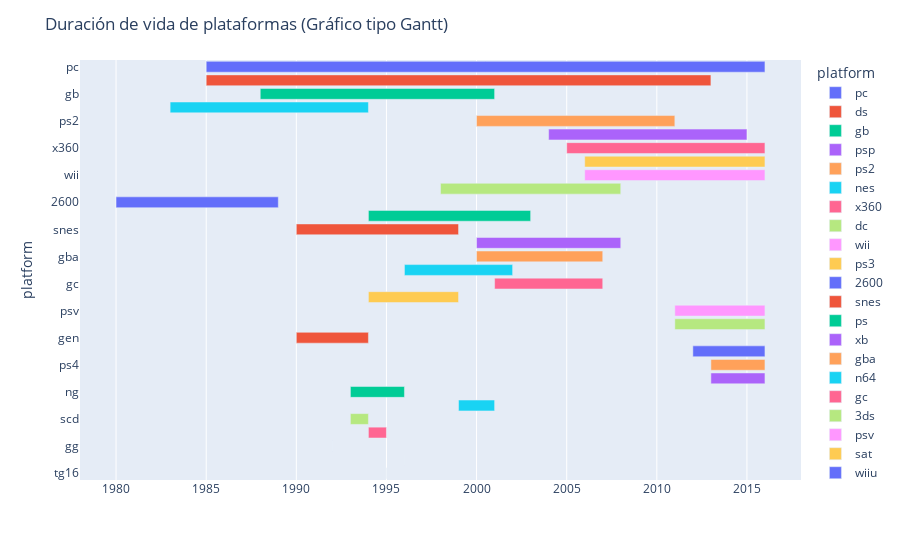

Notebook source saved alongside this figure:
### Markdown cell above
[En el siguiente apartado se plazmara la vida de las plataformas]

### Code cell
# Se genera un nuevo df con el nombre "platform_lifespan" tomando las columnas "platform" y "year_of_release_int" del df "df_games" para saber el tiempo de vida de las plataformas sin modificar el df "df_games"

platform_lifespan = df_games.groupby('platform')['year_of_release'].agg(['min', 'max']).reset_index()

# Se crea la columna columna "lifespan" con la cantidad de años que estuvieron vivas las plataformas en el mercado:

platform_lifespan['lifespan'] = platform_lifespan['max'] - platform_lifespan['min']

# Se ordena las plataformas:

platform_lifespan = platform_lifespan.sort_values(by='lifespan', ascending=False)

# Se imprime información del DF para verificación de datos:

platform_lifespan.info()
print(' ')
print('----------------------------------------------------------------------')
print(' ')

# Se genera un grafico de gantt con el df "platform_lifespan"
# Primero se generan las columnas para la generación apropiada de la grafica:

platform_lifespan['start'] = platform_lifespan['min']
platform_lifespan['end'] = platform_lifespan['max']

# Se genera la grafica:

fig = px.timeline(platform_lifespan, x_start="start", x_end="end", y="platform", color="platform")
fig.update_yaxes(categoryorder="total ascending")
fig.update_layout(title="Duración de vida de plataformas (Gráfico tipo Gantt)")
fig.show()

### Figure 1 — Plotly figure (JSON) as saved in the notebook; plotly's stock layout.template omitted (floating-point values rounded to 4 significant figures)
{"data": [{"base": ["1985-01-01T00:00:00.000000000"], "hovertemplate": "platform=%{y}<br>start=%{base}<br>end=%{x}<extra></extra>", "legendgroup": "pc", "marker": {"color": "#636efa", "pattern": {"shape": ""}}, "name": "pc", "orientation": "h", "showlegend": true, "textposition": "auto", "type": "bar", "x": [978220800000], "xaxis": "x", "y": ["pc"], "yaxis": "y"}, {"base": ["1985-01-01T00:00:00.000000000"], "hovertemplate": "platform=%{y}<br>start=%{base}<br>end=%{x}<extra></extra>", "legendgroup": "ds", "marker": {"color": "#EF553B", "pattern": {"shape": ""}}, "name": "ds", "orientation": "h", "showlegend": true, "textposition": "auto", "type": "bar", "x": [883612800000], "xaxis": "x", "y": ["ds"], "yaxis": "y"}, {"base": ["1988-01-01T00:00:00.000000000"], "hovertemplate": "platform=%{y}<br>start=%{base}<br>end=%{x}<extra></extra>", "legendgroup": "gb", "marker": {"color": "#00cc96", "pattern": {"shape": ""}}, "name": "gb", "orientation": "h", "showlegend": true, "textposition": "auto", "type": "bar", "x": [410313600000], "xaxis": "x", "y": ["gb"], "yaxis": "y"}, {"base": ["2004-01-01T00:00:00.000000000"], "hovertemplate": "platform=%{y}<br>start=%{base}<br>end=%{x}<extra></extra>", "legendgroup": "psp", "marker": {"color": "#ab63fa", "pattern": {"shape": ""}}, "name": "psp", "orientation": "h", "showlegend": true, "textposition": "auto", "type": "bar", "x": [347155200000], "xaxis": "x", "y": ["psp"], "yaxis": "y"}, {"base": ["2000-01-01T00:00:00.000000000"], "hovertemplate": "platform=%{y}<br>start=%{base}<br>end=%{x}<extra></extra>", "legendgroup": "ps2", "marker": {"color": "#FFA15A", "pattern": {"shape": ""}}, "name": "ps2", "orientation": "h", "showlegend": true, "textposition": "auto", "type": "bar", "x": [347155200000], "xaxis": "x", "y": ["ps2"], "yaxis": "y"}, {"base": ["1983-01-01T00:00:00.000000000"], "hovertemplate": "platform=%{y}<br>start=%{base}<br>end=%{x}<extra></extra>", "legendgroup": "nes", "marker": {"color": "#19d3f3", "pattern": {"shape": ""}}, "name": "nes", "orientation": "h", "showlegend": true, "textposition": "auto", "type": "bar", "x": [347155200000], "xaxis": "x", "y": ["nes"], "yaxis": "y"}, {"base": ["2005-01-01T00:00:00.000000000"], "hovertemplate": "platform=%{y}<br>start=%{base}<br>end=%{x}<extra></extra>", "legendgroup": "x360", "marker": {"color": "#FF6692", "pattern": {"shape": ""}}, "name": "x360", "orientation": "h", "showlegend": true, "textposition": "auto", "type": "bar", "x": [347068800000], "xaxis": "x", "y": ["x360"], "yaxis": "y"}, {"base": ["1998-01-01T00:00:00.000000000"], "hovertemplate": "platform=%{y}<br>start=%{base}<br>end=%{x}<extra></extra>", "legendgroup": "dc", "marker": {"color": "#B6E880", "pattern": {"shape": ""}}, "name": "dc", "orientation": "h", "showlegend": true, "textposition": "auto", "type": "bar", "x": [315532800000], "xaxis": "x", "y": ["dc"], "yaxis": "y"}, {"base": ["2006-01-01T00:00:00.000000000"], "hovertemplate": "platform=%{y}<br>start=%{base}<br>end=%{x}<extra></extra>", "legendgroup": "wii", "marker": {"color": "#FF97FF", "pattern": {"shape": ""}}, "name": "wii", "orientation": "h", "showlegend": true, "textposition": "auto", "type": "bar", "x": [315532800000], "xaxis": "x", "y": ["wii"], "yaxis": "y"}, {"base": ["2006-01-01T00:00:00.000000000"], "hovertemplate": "platform=%{y}<br>start=%{base}<br>end=%{x}<extra></extra>", "legendgroup": "ps3", "marker": {"color": "#FECB52", "pattern": {"shape": ""}}, "name": "ps3", "orientation": "h", "showlegend": true, "textposition": "auto", "type": "bar", "x": [315532800000], "xaxis": "x", "y": ["ps3"], "yaxis": "y"}, {"base": ["1980-01-01T00:00:00.000000000"], "hovertemplate": "platform=%{y}<br>start=%{base}<br>end=%{x}<extra></extra>", "legendgroup": "2600", "marker": {"color": "#636efa", "pattern": {"shape": ""}}, "name": "2600", "orientation": "h", "showlegend": true, "textposition": "auto", "type": "bar", "x": [284083200000], "xaxis": "x", "y": ["2600"], "yaxis": "y"}, {"base": ["1990-01-01T00:00:00.000000000"], "hovertemplate": "platform=%{y}<br>start=%{base}<br>end=%{x}<extra></extra>", "legendgroup": "snes", "marker": {"color": "#EF553B", "pattern": {"shape": ""}}, "name": "snes", "orientation": "h", "showlegend": true, "textposition": "auto", "type": "bar", "x": [283996800000], "xaxis": "x", "y": ["snes"], "yaxis": "y"}, {"base": ["1994-01-01T00:00:00.000000000"], "hovertemplate": "platform=%{y}<br>start=%{base}<br>end=%{x}<extra></extra>", "legendgroup": "ps", "marker": {"color": "#00cc96", "pattern": {"shape": ""}}, "name": "ps", "orientation": "h", "showlegend": true, "textposition": "auto", "type": "bar", "x": [283996800000], "xaxis": "x", "y": ["ps"], "yaxis": "y"}, {"base": ["2000-01-01T00:00:00.000000000"], "hovertemplate": "platform=%{y}<br>start=%{base}<br>end=%{x}<extra></extra>", "legendgroup": "xb", "marker": {"color": "#ab63fa", "pattern": {"shape": ""}}, "name": "xb", "orientation": "h", "showlegend": true, "textposition": "auto", "type": "bar", "x": [252460800000], "xaxis": "x", "y": ["xb"], "yaxis": "y"}, {"base": ["2000-01-01T00:00:00.000000000"], "hovertemplate": "platform=%{y}<br>start=%{base}<br>end=%{x}<extra></extra>", "legendgroup": "gba", "marker": {"color": "#FFA15A", "pattern": {"shape": ""}}, "name": "gba", "orientation": "h", "showlegend": true, "textposition": "auto", "type": "bar", "x": [220924800000], "xaxis": "x", "y": ["gba"], "yaxis": "y"}, {"base": ["1996-01-01T00:00:00.000000000"], "hovertemplate": "platform=%{y}<br>start=%{base}<br>end=%{x}<extra></extra>", "legendgroup": "n64", "marker": {"color": "#19d3f3", "pattern": {"shape": ""}}, "name": "n64", "orientation": "h", "showlegend": true, "textposition": "auto", "type": "bar", "x": [189388800000], "xaxis": "x", "y": ["n64"], "yaxis": "y"}, {"base": ["2001-01-01T00:00:00.000000000"], "hovertemplate": "platform=%{y}<br>start=%{base}<br>end=%{x}<extra></extra>", "legendgroup": "gc", "marker": {"color": "#FF6692", "pattern": {"shape": ""}}, "name": "gc", "orientation": "h", "showlegend": true, "textposition": "auto", "type": "bar", "x": [189302400000], "xaxis": "x", "y": ["gc"], "yaxis": "y"}, {"base": ["2011-01-01T00:00:00.000000000"], "hovertemplate": "platform=%{y}<br>start=%{base}<br>end=%{x}<extra></extra>", "legendgroup": "3ds", "marker": {"color": "#B6E880", "pattern": {"shape": ""}}, "name": "3ds", "orientation": "h", "showlegend": true, "textposition": "auto", "type": "bar", "x": [157766400000], "xaxis": "x", "y": ["3ds"], "yaxis": "y"}, {"base": ["2011-01-01T00:00:00.000000000"], "hovertemplate": "platform=%{y}<br>start=%{base}<br>end=%{x}<extra></extra>", "legendgroup": "psv", "marker": {"color": "#FF97FF", "pattern": {"shape": ""}}, "name": "psv", "orientation": "h", "showlegend": true, "textposition": "auto", "type": "bar", "x": [157766400000], "xaxis": "x", "y": ["psv"], "yaxis": "y"}, {"base": ["1994-01-01T00:00:00.000000000"], "hovertemplate": "platform=%{y}<br>start=%{base}<br>end=%{x}<extra></extra>", "legendgroup": "sat", "marker": {"color": "#FECB52", "pattern": {"shape": ""}}, "name": "sat", "orientation": "h", "showlegend": true, "textposition": "auto", "type": "bar", "x": [157766400000], "xaxis": "x", "y": ["sat"], "yaxis": "y"}, {"base": ["2012-01-01T00:00:00.000000000"], "hovertemplate": "platform=%{y}<br>start=%{base}<br>end=%{x}<extra></extra>", "legendgroup": "wiiu", "marker": {"color": "#636efa", "pattern": {"shape": ""}}, "name": "wiiu", "orientation": "h", "showlegend": true, "textposition": "auto", "type": "bar", "x": [126230400000], "xaxis": "x", "y": ["wiiu"], "yaxis": "y"}, {"base": ["1990-01-01T00:00:00.000000000"], "hovertemplate": "platform=%{y}<br>start=%{base}<br>end=%{x}<extra></extra>", "legendgroup": "gen", "marker": {"color": "#EF553B", "pattern": {"shape": ""}}, "name": "gen", "orientation": "h", "showlegend": true, "textposition": "auto", "type": "bar", "x": [126230400000], "xaxis": "x", "y": ["gen"], "yaxis": "y"}, {"base": ["1993-01-01T00:00:00.000000000"], "hovertemplate": "platform=%{y}<br>start=%{base}<br>end=%{x}<extra></extra>", "legendgroup": "ng", "marker": {"color": "#00cc96", "pattern": {"shape": ""}}, "name": "ng", "orientation": "h", "showlegend": true, "textposition": "auto", "type": "bar", "x": [94608000000], "xaxis": "x", "y": ["ng"], "yaxis": "y"}, {"base": ["2013-01-01T00:00:00.000000000"], "hovertemplate": "platform=%{y}<br>start=%{base}<br>end=%{x}<extra></extra>", "legendgroup": "xone", "marker": {"color": "#ab63fa", "pattern": {"shape": ""}}, "name": "xone", "orientation": "h", "showlegend": true, "textposition": "auto", "type": "bar", "x": [94608000000], "xaxis": "x", "y": ["xone"], "yaxis": "y"}, {"base": ["2013-01-01T00:00:00.000000000"], "hovertemplate": "platform=%{y}<br>start=%{base}<br>end=%{x}<extra></extra>", "legendgroup": "ps4", "marker": {"color": "#FFA15A", "pattern": {"shape": ""}}, "name": "ps4", "orientation": "h", "showlegend": true, "textposition": "auto", "type": "bar", "x": [94608000000], "xaxis": "x", "y": ["ps4"], "yaxis": "y"}, {"base": ["1999-01-01T00:00:00.000000000"], "hovertemplate": "platform=%{y}<br>start=%{base}<br>end=%{x}<extra></extra>", "legendgroup": "ws", "marker": {"color": "#19d3f3", "pattern": {"shape": ""}}, "name": "ws", "orientation": "h", "showlegend": true, "textposition": "auto", "type": "bar", "x": [63158400000], "xaxis": "x", "y": ["ws"], "yaxis": "y"}, {"base": ["1994-01-01T00:00:00.000000000"], "hovertemplate": "platform=%{y}<br>start=%{base}<br>end=%{x}<extra></extra>", "legendgroup": "3do", "marker": {"color": "#FF6692", "pattern": {"shape": ""}}, "name": "3do", "orientation": "h", "showlegend": true, "textposition": "auto", "type": "bar", "x": [31536000000], "xaxis": "x", "y": ["3do"], "yaxis": "y"}, {"base": ["1993-01-01T00:00:00.000000000"], "hovertemplate": "platform=%{y}<br>start=%{base}<br>end=%{x}<extra></extra>", "legendgroup": "scd", "marker": {"color": "#B6E880", "pattern": {"shape": ""}}, "name": "scd", "orientation": "h", "showlegend": true, "textposition": "auto", "type": "bar", "x": [31536000000], "xaxis": "x", "y": ["scd"], "yaxis": "y"}, {"base": ["1995-01-01T00:00:00.000000000"], "hovertemplate": "platform=%{y}<br>start=%{base}<br>end=%{x}<extra></extra>", "legendgroup": "tg16", "marker": {"color": "#FF97FF", "pattern": {"shape": ""}}, "name": "tg16", "orientation": "h", "showlegend": true, "textposition": "auto", "type": "bar", "x": [0], "xaxis": "x", "y": ["tg16"], "yaxis": "y"}, {"base": ["1996-01-01T00:00:00.000000000"], "hovertemplate": "platform=%{y}<br>start=%{base}<br>end=%{x}<extra></extra>", "legendgroup": "pcfx", "marker": {"color": "#FECB52", "pattern": {"shape": ""}}, "name": "pcfx", "orientation": "h", "showlegend": true, "textposition": "auto", "type": "bar", "x": [0], "xaxis": "x", "y": ["pcfx"], "yaxis": "y"}, {"base": ["1992-01-01T00:00:00.000000000"], "hovertemplate": "platform=%{y}<br>start=%{base}<br>end=%{x}<extra></extra>", "legendgroup": "gg", "marker": {"color": "#636efa", "pattern": {"shape": ""}}, "name": "gg", "orientation": "h", "showlegend": true, "textposition": "auto", "type": "bar", "x": [0], "xaxis": "x", "y": ["gg"], "yaxis": "y"}], "layout": {"barmode": "overlay", "legend": {"title": {"text": "platform"}, "tracegroupgap": 0}, "margin": {"t": 60}, "title": {"text": "Duración de vida de plataformas (Gráfico tipo Gantt)"}, "xaxis": {"anchor": "y", "domain": [0, 1], "type": "date"}, "yaxis": {"anchor": "x", "categoryarray": ["gg", "pcfx", "tg16", "scd", "3do", "ws", "ps4", "xone", "ng", "gen", "wiiu", "sat", "psv", "3ds", "gc", "n64", "gba", "xb", "ps", "snes", "2600", "ps3", "wii", "dc", "x360", "nes", "ps2", "psp", "gb", "ds", "pc"], "categoryorder": "total ascending", "domain": [0, 1], "title": {"text": "platform"}}}}
